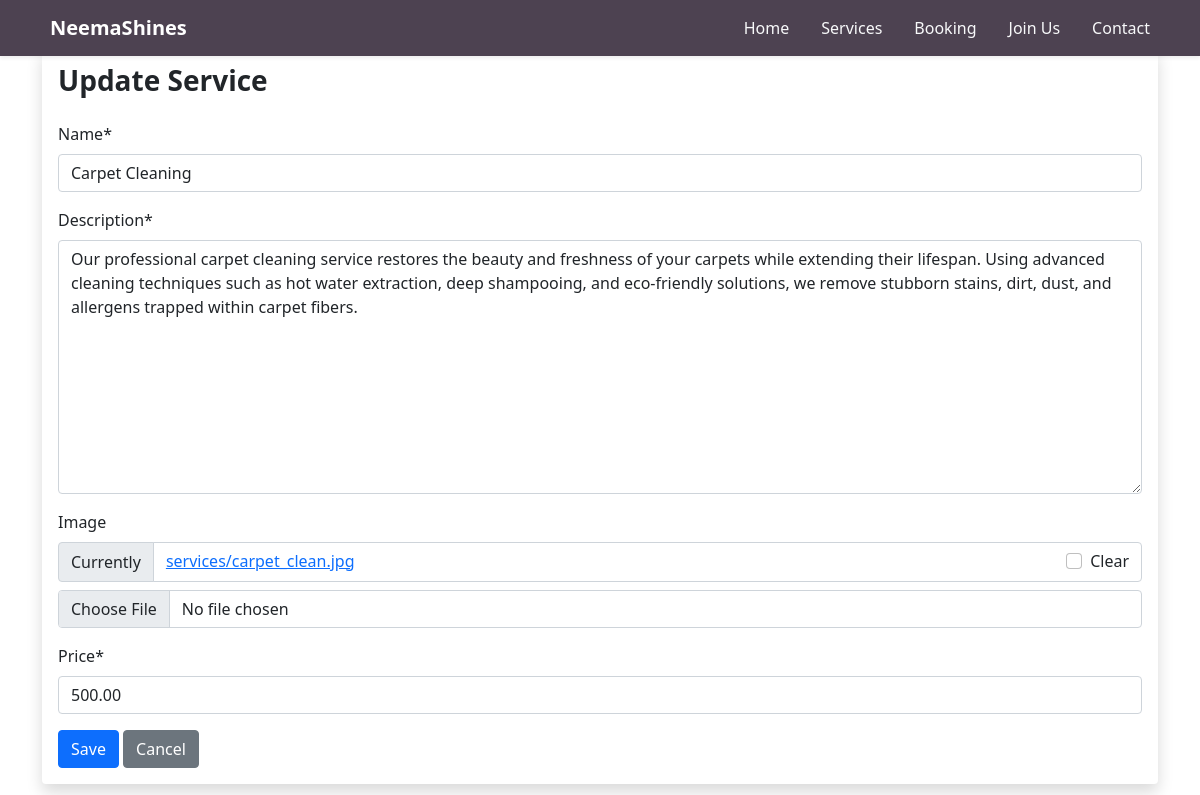
Screenshot of /update_service/2/ with the database file from the repository.
### shines/models.py (models this page shows, shortened)
class Service(models.Model):
    name = models.CharField(max_length=100)
    description = models.TextField()
    image = models.ImageField(upload_to="services/", blank=True, null=True)
    price = models.DecimalField(max_digits=10, decimal_places=2)

### shines/views.py (the view)
# urls.py: path('update_service/<int:pk>/', views.update_service, name='update_service'),
def update_service(request, pk):
    service_instance = Service.objects.get(id=pk)
    if request.method == 'POST':
        form = ServiceForm(request.POST, request.FILES, instance=service_instance)
        if form.is_valid():
            form.save()
            return redirect("services")  # Redirect to a service list or confirmation page
    else:
        form = ServiceForm(instance=service_instance)
    return render(request, 'shines/services_form.html', {'form': form})

### shines/views.py
class ServiceForm(forms.ModelForm):
    class Meta:
        model = Service
        fields = ['name', 'description', 'image', 'price']

### shines/templates/shines/services_form.html (shortened to what this page needs)
{% extends 'main.html' %}
{% load crispy_forms_tags %}
{% block content %}
<div class="container mt-5">
  <div class="card shadow border-0">
    <div class="card-body">
      <h3 class="fw-bold mb-4">
        {{ form.instance.id|yesno:"Update Service,Add New Service" }}
      </h3>
      <form method="post" enctype="multipart/form-data">
        {{ form|crispy }}
        <div class="mt-3">
          <button type="submit" class="btn btn-primary"> Save</button>
          <a href="{% url 'services' %}" class="btn btn-secondary">Cancel</a>
        </div>
      </form>
    </div>
  </div>
</div>
{% endblock content %}

### shines/static/css/style.css (style rules this page uses)
body { background: pink; }
html,nav-color { background-color: #ffffff !important; }

### rows the page displays
Service: instance.id "Update Service", name "Carpet Cleaning", description "Our professional carpet cleaning service restores the beauty and freshness of your carpets while extending their lifespan. Using advanced cleaning techniques such as hot water extraction, deep shampooing, and eco-friendly solutions, we remove stubborn stains, dirt, dust, and allergens trapped within carpet fibers.", price "500.00"
